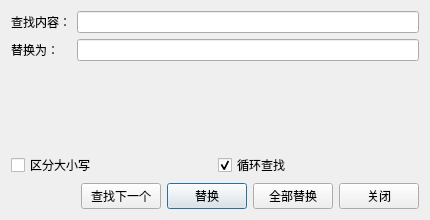
<?xml version="1.0" encoding="UTF-8"?>
<ui version="4.0">
 <class>ReplaceDialog</class>
 <widget class="QDialog" name="ReplaceDialog">
  <property name="geometry">
   <rect>
    <x>0</x>
    <y>0</y>
    <width>430</width>
    <height>220</height>
   </rect>
  </property>
  <property name="windowTitle">
   <string>替换</string>
  </property>
  <layout class="QVBoxLayout" name="verticalLayout">
   <item>
    <layout class="QFormLayout" name="formLayout">
     <item row="0" column="0">
      <widget class="QLabel" name="findLabel">
       <property name="text">
        <string>查找内容：</string>
       </property>
      </widget>
     </item>
     <item row="0" column="1">
      <widget class="QLineEdit" name="findLineEdit"/>
     </item>
     <item row="1" column="0">
      <widget class="QLabel" name="replaceLabel">
       <property name="text">
        <string>替换为：</string>
       </property>
      </widget>
     </item>
     <item row="1" column="1">
      <widget class="QLineEdit" name="replaceLineEdit"/>
     </item>
    </layout>
   </item>
   <item>
    <layout class="QHBoxLayout" name="optionLayout">
     <item>
      <widget class="QCheckBox" name="caseCheckBox">
       <property name="text">
        <string>区分大小写</string>
       </property>
      </widget>
     </item>
     <item>
      <widget class="QCheckBox" name="wrapCheckBox">
       <property name="text">
        <string>循环查找</string>
       </property>
       <property name="checked">
        <bool>true</bool>
       </property>
      </widget>
     </item>
    </layout>
   </item>
   <item>
    <layout class="QHBoxLayout" name="buttonLayout">
     <item>
      <spacer name="horizontalSpacer">
       <property name="orientation">
        <enum>Qt::Horizontal</enum>
       </property>
       <property name="sizeHint" stdset="0">
        <size>
         <width>40</width>
         <height>20</height>
        </size>
       </property>
      </spacer>
     </item>
     <item>
      <widget class="QPushButton" name="findNextButton">
       <property name="text">
        <string>查找下一个</string>
       </property>
      </widget>
     </item>
     <item>
      <widget class="QPushButton" name="replaceButton">
       <property name="text">
        <string>替换</string>
       </property>
       <property name="default">
        <bool>true</bool>
       </property>
      </widget>
     </item>
     <item>
      <widget class="QPushButton" name="replaceAllButton">
       <property name="text">
        <string>全部替换</string>
       </property>
      </widget>
     </item>
     <item>
      <widget class="QPushButton" name="closeButton">
       <property name="text">
        <string>关闭</string>
       </property>
      </widget>
     </item>
    </layout>
   </item>
  </layout>
 </widget>
 <resources/>
 <connections/>
</ui>
